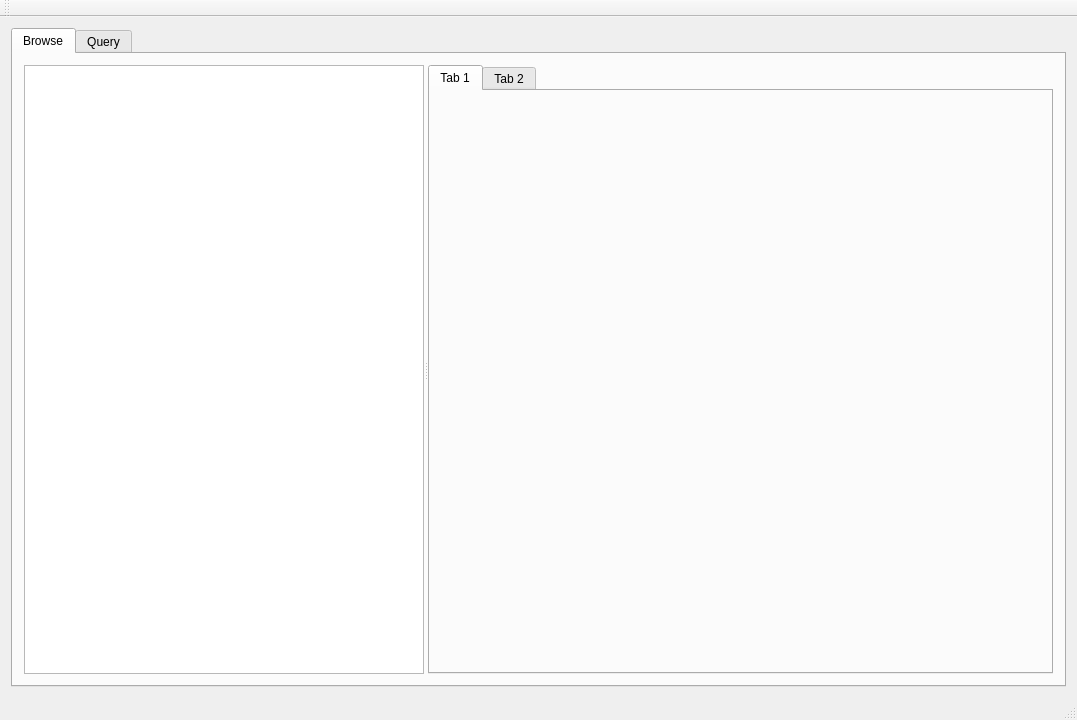
<?xml version="1.0" encoding="UTF-8"?>
<ui version="4.0">
 <class>MainWindow</class>
 <widget class="QMainWindow" name="MainWindow">
  <property name="geometry">
   <rect>
    <x>0</x>
    <y>0</y>
    <width>1071</width>
    <height>720</height>
   </rect>
  </property>
  <property name="windowTitle">
   <string>MainWindow</string>
  </property>
  <widget class="QWidget" name="centralWidget">
   <layout class="QVBoxLayout" name="verticalLayout_2">
    <item>
     <widget class="QTabWidget" name="contentTabWidget">
      <property name="currentIndex">
       <number>0</number>
      </property>
      <widget class="QWidget" name="browseTab">
       <attribute name="title">
        <string>Browse</string>
       </attribute>
       <layout class="QVBoxLayout" name="verticalLayout">
        <item>
         <widget class="QSplitter" name="splitter">
          <property name="orientation">
           <enum>Qt::Horizontal</enum>
          </property>
          <widget class="QTreeView" name="browseTreeView">
           <property name="minimumSize">
            <size>
             <width>400</width>
             <height>0</height>
            </size>
           </property>
          </widget>
          <widget class="QTabWidget" name="browseDetailsTabWidget">
           <property name="minimumSize">
            <size>
             <width>625</width>
             <height>0</height>
            </size>
           </property>
           <property name="currentIndex">
            <number>0</number>
           </property>
           <widget class="QWidget" name="detailsTab1">
            <attribute name="title">
             <string>Tab 1</string>
            </attribute>
           </widget>
           <widget class="QWidget" name="detailsTab2">
            <attribute name="title">
             <string>Tab 2</string>
            </attribute>
           </widget>
          </widget>
         </widget>
        </item>
       </layout>
      </widget>
      <widget class="QWidget" name="queryTab">
       <attribute name="title">
        <string>Query</string>
       </attribute>
       <layout class="QVBoxLayout" name="verticalLayout_3">
        <item>
         <widget class="QFrame" name="queryInputFrame">
          <property name="frameShape">
           <enum>QFrame::StyledPanel</enum>
          </property>
          <property name="frameShadow">
           <enum>QFrame::Raised</enum>
          </property>
          <layout class="QHBoxLayout" name="horizontalLayout_2">
           <item>
            <widget class="QLabel" name="label_2">
             <property name="text">
              <string>Key:</string>
             </property>
            </widget>
           </item>
           <item>
            <widget class="QLineEdit" name="queryInputLineEdit"/>
           </item>
           <item>
            <widget class="QPushButton" name="queryInputActionButton">
             <property name="text">
              <string>Query</string>
             </property>
            </widget>
           </item>
          </layout>
         </widget>
        </item>
        <item>
         <widget class="QFrame" name="queryResultsFrame">
          <property name="sizePolicy">
           <sizepolicy hsizetype="Preferred" vsizetype="Expanding">
            <horstretch>0</horstretch>
            <verstretch>0</verstretch>
           </sizepolicy>
          </property>
          <property name="frameShape">
           <enum>QFrame::StyledPanel</enum>
          </property>
          <property name="frameShadow">
           <enum>QFrame::Raised</enum>
          </property>
          <layout class="QVBoxLayout" name="verticalLayout_4">
           <item>
            <widget class="QSplitter" name="splitter_2">
             <property name="orientation">
              <enum>Qt::Horizontal</enum>
             </property>
             <widget class="QListView" name="queryResultsList"/>
             <widget class="QFrame" name="queryResultsHexViewFrame">
              <property name="minimumSize">
               <size>
                <width>625</width>
                <height>0</height>
               </size>
              </property>
              <property name="frameShape">
               <enum>QFrame::StyledPanel</enum>
              </property>
              <property name="frameShadow">
               <enum>QFrame::Raised</enum>
              </property>
             </widget>
            </widget>
           </item>
          </layout>
         </widget>
        </item>
        <item>
         <widget class="QFrame" name="frame_2">
          <property name="sizePolicy">
           <sizepolicy hsizetype="Preferred" vsizetype="Minimum">
            <horstretch>0</horstretch>
            <verstretch>0</verstretch>
           </sizepolicy>
          </property>
          <property name="frameShape">
           <enum>QFrame::StyledPanel</enum>
          </property>
          <property name="frameShadow">
           <enum>QFrame::Raised</enum>
          </property>
          <layout class="QHBoxLayout" name="horizontalLayout">
           <item>
            <spacer name="horizontalSpacer">
             <property name="orientation">
              <enum>Qt::Horizontal</enum>
             </property>
             <property name="sizeHint" stdset="0">
              <size>
               <width>510</width>
               <height>20</height>
              </size>
             </property>
            </spacer>
           </item>
           <item>
            <widget class="QPushButton" name="queryResultsSaveButton">
             <property name="text">
              <string>Save</string>
             </property>
            </widget>
           </item>
          </layout>
         </widget>
        </item>
       </layout>
      </widget>
     </widget>
    </item>
   </layout>
  </widget>
  <widget class="QMenuBar" name="menuBar">
   <property name="geometry">
    <rect>
     <x>0</x>
     <y>0</y>
     <width>1071</width>
     <height>23</height>
    </rect>
   </property>
  </widget>
  <widget class="QToolBar" name="mainToolBar">
   <attribute name="toolBarArea">
    <enum>TopToolBarArea</enum>
   </attribute>
   <attribute name="toolBarBreak">
    <bool>false</bool>
   </attribute>
  </widget>
  <widget class="QStatusBar" name="statusBar"/>
  <action name="actionQuit">
   <property name="text">
    <string>Quit</string>
   </property>
  </action>
 </widget>
 <layoutdefault spacing="6" margin="11"/>
 <resources/>
 <connections/>
</ui>
